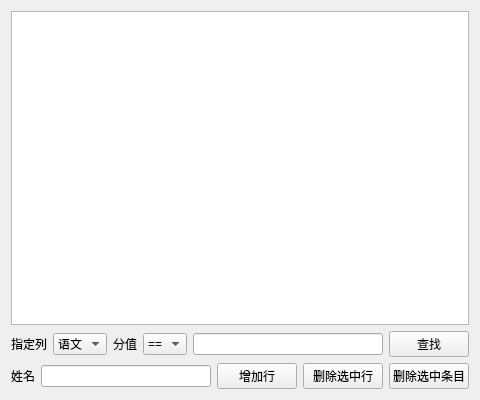
<?xml version="1.0" encoding="UTF-8"?>
<ui version="4.0">
 <class>Widget</class>
 <widget class="QWidget" name="Widget">
  <property name="geometry">
   <rect>
    <x>0</x>
    <y>0</y>
    <width>480</width>
    <height>400</height>
   </rect>
  </property>
  <property name="windowTitle">
   <string>Widget</string>
  </property>
  <layout class="QVBoxLayout" name="verticalLayout">
   <item>
    <widget class="QTableWidget" name="tableWidget"/>
   </item>
   <item>
    <layout class="QHBoxLayout" name="horizontalLayout">
     <item>
      <widget class="QLabel" name="label_3">
       <property name="text">
        <string>指定列</string>
       </property>
      </widget>
     </item>
     <item>
      <widget class="QComboBox" name="comboBoxColumns">
       <item>
        <property name="text">
         <string>语文</string>
        </property>
       </item>
       <item>
        <property name="text">
         <string>数学</string>
        </property>
       </item>
       <item>
        <property name="text">
         <string>外语</string>
        </property>
       </item>
       <item>
        <property name="text">
         <string>美食</string>
        </property>
       </item>
      </widget>
     </item>
     <item>
      <widget class="QLabel" name="label_2">
       <property name="text">
        <string>分值</string>
       </property>
      </widget>
     </item>
     <item>
      <widget class="QComboBox" name="comboBoxCompares">
       <item>
        <property name="text">
         <string>==</string>
        </property>
       </item>
       <item>
        <property name="text">
         <string>&lt;=</string>
        </property>
       </item>
       <item>
        <property name="text">
         <string>&gt;=</string>
        </property>
       </item>
      </widget>
     </item>
     <item>
      <widget class="QLineEdit" name="lineEditFindText"/>
     </item>
     <item>
      <widget class="QPushButton" name="pushButtonFind">
       <property name="text">
        <string>查找</string>
       </property>
      </widget>
     </item>
    </layout>
   </item>
   <item>
    <layout class="QHBoxLayout" name="horizontalLayout_2">
     <item>
      <widget class="QLabel" name="label">
       <property name="text">
        <string>姓名</string>
       </property>
      </widget>
     </item>
     <item>
      <widget class="QLineEdit" name="lineEditName"/>
     </item>
     <item>
      <widget class="QPushButton" name="pushButtonAddLine">
       <property name="text">
        <string>增加行</string>
       </property>
      </widget>
     </item>
     <item>
      <widget class="QPushButton" name="pushButtonDelLines">
       <property name="text">
        <string>删除选中行</string>
       </property>
      </widget>
     </item>
     <item>
      <widget class="QPushButton" name="pushButtonDelSelectedItems">
       <property name="text">
        <string>删除选中条目</string>
       </property>
      </widget>
     </item>
    </layout>
   </item>
  </layout>
 </widget>
 <layoutdefault spacing="6" margin="11"/>
 <resources/>
 <connections/>
</ui>
